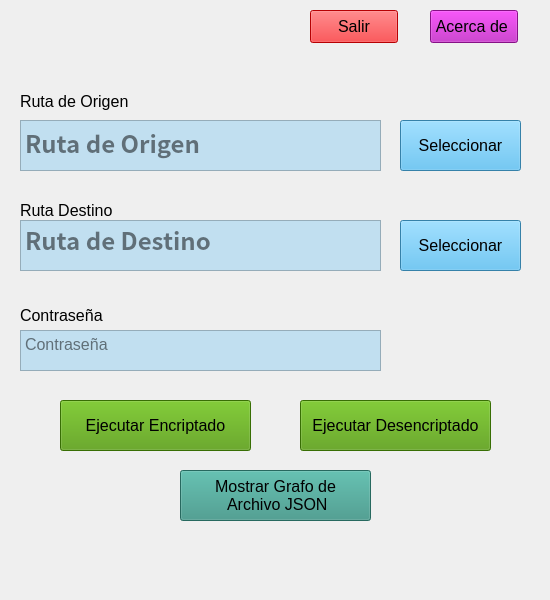
<?xml version="1.0" encoding="UTF-8"?>
<ui version="4.0">
 <class>MainWindow</class>
 <widget class="QMainWindow" name="MainWindow">
  <property name="geometry">
   <rect>
    <x>0</x>
    <y>0</y>
    <width>550</width>
    <height>600</height>
   </rect>
  </property>
  <property name="minimumSize">
   <size>
    <width>550</width>
    <height>600</height>
   </size>
  </property>
  <property name="maximumSize">
   <size>
    <width>550</width>
    <height>600</height>
   </size>
  </property>
  <property name="windowTitle">
   <string>MainWindow</string>
  </property>
  <property name="styleSheet">
   <string notr="true">border-top-color: rgb(78, 154, 6);</string>
  </property>
  <widget class="QWidget" name="centralwidget">
   <widget class="QTextEdit" name="txt_RutaOrigen">
    <property name="enabled">
     <bool>true</bool>
    </property>
    <property name="geometry">
     <rect>
      <x>20</x>
      <y>120</y>
      <width>361</width>
      <height>51</height>
     </rect>
    </property>
    <property name="sizePolicy">
     <sizepolicy hsizetype="Expanding" vsizetype="Expanding">
      <horstretch>0</horstretch>
      <verstretch>0</verstretch>
     </sizepolicy>
    </property>
    <property name="font">
     <font>
      <family>Noto Sans CJK KR</family>
      <pointsize>18</pointsize>
      <weight>75</weight>
      <bold>true</bold>
     </font>
    </property>
    <property name="focusPolicy">
     <enum>Qt::NoFocus</enum>
    </property>
    <property name="contextMenuPolicy">
     <enum>Qt::DefaultContextMenu</enum>
    </property>
    <property name="layoutDirection">
     <enum>Qt::LeftToRight</enum>
    </property>
    <property name="autoFillBackground">
     <bool>false</bool>
    </property>
    <property name="styleSheet">
     <string notr="true">background-color: rgb(193, 223, 240);</string>
    </property>
    <property name="inputMethodHints">
     <set>Qt::ImhNone</set>
    </property>
    <property name="lineWidth">
     <number>1</number>
    </property>
    <property name="midLineWidth">
     <number>0</number>
    </property>
    <property name="verticalScrollBarPolicy">
     <enum>Qt::ScrollBarAlwaysOff</enum>
    </property>
    <property name="horizontalScrollBarPolicy">
     <enum>Qt::ScrollBarAlwaysOff</enum>
    </property>
    <property name="sizeAdjustPolicy">
     <enum>QAbstractScrollArea::AdjustIgnored</enum>
    </property>
    <property name="autoFormatting">
     <set>QTextEdit::AutoNone</set>
    </property>
    <property name="tabChangesFocus">
     <bool>false</bool>
    </property>
    <property name="undoRedoEnabled">
     <bool>true</bool>
    </property>
    <property name="lineWrapMode">
     <enum>QTextEdit::NoWrap</enum>
    </property>
    <property name="html">
     <string>&lt;!DOCTYPE HTML PUBLIC &quot;-//W3C//DTD HTML 4.0//EN&quot; &quot;http://www.w3.org/TR/REC-html40/strict.dtd&quot;&gt;
&lt;html&gt;&lt;head&gt;&lt;meta name=&quot;qrichtext&quot; content=&quot;1&quot; /&gt;&lt;style type=&quot;text/css&quot;&gt;
p, li { white-space: pre-wrap; }
&lt;/style&gt;&lt;/head&gt;&lt;body style=&quot; font-family:'Noto Sans CJK KR'; font-size:18pt; font-weight:600; font-style:normal;&quot;&gt;
&lt;p style=&quot;-qt-paragraph-type:empty; margin-top:0px; margin-bottom:0px; margin-left:0px; margin-right:0px; -qt-block-indent:0; text-indent:0px;&quot;&gt;&lt;br /&gt;&lt;/p&gt;&lt;/body&gt;&lt;/html&gt;</string>
    </property>
    <property name="acceptRichText">
     <bool>true</bool>
    </property>
    <property name="textInteractionFlags">
     <set>Qt::TextSelectableByKeyboard|Qt::TextSelectableByMouse</set>
    </property>
    <property name="placeholderText">
     <string>Ruta de Origen</string>
    </property>
   </widget>
   <widget class="QTextEdit" name="txt_RutaDestino">
    <property name="enabled">
     <bool>true</bool>
    </property>
    <property name="geometry">
     <rect>
      <x>20</x>
      <y>220</y>
      <width>361</width>
      <height>51</height>
     </rect>
    </property>
    <property name="font">
     <font>
      <family>Noto Sans CJK KR</family>
      <pointsize>18</pointsize>
      <weight>75</weight>
      <bold>true</bold>
     </font>
    </property>
    <property name="focusPolicy">
     <enum>Qt::NoFocus</enum>
    </property>
    <property name="styleSheet">
     <string notr="true">background-color: rgb(193, 223, 240);</string>
    </property>
    <property name="inputMethodHints">
     <set>Qt::ImhUppercaseOnly</set>
    </property>
    <property name="verticalScrollBarPolicy">
     <enum>Qt::ScrollBarAlwaysOff</enum>
    </property>
    <property name="horizontalScrollBarPolicy">
     <enum>Qt::ScrollBarAlwaysOff</enum>
    </property>
    <property name="lineWrapMode">
     <enum>QTextEdit::NoWrap</enum>
    </property>
    <property name="html">
     <string>&lt;!DOCTYPE HTML PUBLIC &quot;-//W3C//DTD HTML 4.0//EN&quot; &quot;http://www.w3.org/TR/REC-html40/strict.dtd&quot;&gt;
&lt;html&gt;&lt;head&gt;&lt;meta name=&quot;qrichtext&quot; content=&quot;1&quot; /&gt;&lt;style type=&quot;text/css&quot;&gt;
p, li { white-space: pre-wrap; }
&lt;/style&gt;&lt;/head&gt;&lt;body style=&quot; font-family:'Noto Sans CJK KR'; font-size:18pt; font-weight:600; font-style:normal;&quot;&gt;
&lt;p style=&quot;-qt-paragraph-type:empty; margin-top:12px; margin-bottom:12px; margin-left:0px; margin-right:0px; -qt-block-indent:0; text-indent:0px; font-family:'Malgun Gothic'; font-size:24pt;&quot;&gt;&lt;br /&gt;&lt;/p&gt;&lt;/body&gt;&lt;/html&gt;</string>
    </property>
    <property name="textInteractionFlags">
     <set>Qt::TextSelectableByKeyboard|Qt::TextSelectableByMouse</set>
    </property>
    <property name="placeholderText">
     <string>Ruta de Destino</string>
    </property>
   </widget>
   <widget class="QTextEdit" name="txt_Contasenia">
    <property name="geometry">
     <rect>
      <x>20</x>
      <y>330</y>
      <width>361</width>
      <height>41</height>
     </rect>
    </property>
    <property name="font">
     <font>
      <pointsize>12</pointsize>
     </font>
    </property>
    <property name="styleSheet">
     <string notr="true">background-color: rgb(193, 223, 240);</string>
    </property>
    <property name="verticalScrollBarPolicy">
     <enum>Qt::ScrollBarAlwaysOff</enum>
    </property>
    <property name="horizontalScrollBarPolicy">
     <enum>Qt::ScrollBarAlwaysOff</enum>
    </property>
    <property name="lineWrapMode">
     <enum>QTextEdit::NoWrap</enum>
    </property>
    <property name="placeholderText">
     <string>Contraseña</string>
    </property>
   </widget>
   <widget class="QLabel" name="lb_RutaOrigen">
    <property name="geometry">
     <rect>
      <x>20</x>
      <y>86</y>
      <width>151</width>
      <height>31</height>
     </rect>
    </property>
    <property name="font">
     <font>
      <pointsize>12</pointsize>
     </font>
    </property>
    <property name="text">
     <string>Ruta de Origen</string>
    </property>
   </widget>
   <widget class="QLabel" name="lb_RutaDestino">
    <property name="geometry">
     <rect>
      <x>20</x>
      <y>200</y>
      <width>111</width>
      <height>21</height>
     </rect>
    </property>
    <property name="font">
     <font>
      <pointsize>12</pointsize>
     </font>
    </property>
    <property name="text">
     <string>Ruta Destino</string>
    </property>
   </widget>
   <widget class="QLabel" name="lb_Contrasenia">
    <property name="geometry">
     <rect>
      <x>20</x>
      <y>300</y>
      <width>111</width>
      <height>31</height>
     </rect>
    </property>
    <property name="font">
     <font>
      <pointsize>12</pointsize>
     </font>
    </property>
    <property name="text">
     <string>Contraseña</string>
    </property>
   </widget>
   <widget class="QPushButton" name="btn_AcesrcaDe">
    <property name="geometry">
     <rect>
      <x>430</x>
      <y>10</y>
      <width>88</width>
      <height>33</height>
     </rect>
    </property>
    <property name="font">
     <font>
      <pointsize>12</pointsize>
     </font>
    </property>
    <property name="styleSheet">
     <string notr="true">background-color: rgb(187, 24, 188);</string>
    </property>
    <property name="text">
     <string>Acerca de </string>
    </property>
   </widget>
   <widget class="QPushButton" name="btn_SeleccionarArchivo">
    <property name="geometry">
     <rect>
      <x>400</x>
      <y>120</y>
      <width>121</width>
      <height>51</height>
     </rect>
    </property>
    <property name="font">
     <font>
      <pointsize>12</pointsize>
     </font>
    </property>
    <property name="autoFillBackground">
     <bool>false</bool>
    </property>
    <property name="styleSheet">
     <string notr="true">background-color: rgb(74, 180, 237);</string>
    </property>
    <property name="text">
     <string>Seleccionar</string>
    </property>
   </widget>
   <widget class="QPushButton" name="btn_SeleccionarDestino">
    <property name="geometry">
     <rect>
      <x>400</x>
      <y>220</y>
      <width>121</width>
      <height>51</height>
     </rect>
    </property>
    <property name="font">
     <font>
      <pointsize>12</pointsize>
     </font>
    </property>
    <property name="styleSheet">
     <string notr="true">background-color: rgb(74, 180, 237);</string>
    </property>
    <property name="text">
     <string>Seleccionar</string>
    </property>
   </widget>
   <widget class="QPushButton" name="btn_EjecutarEncriptado">
    <property name="geometry">
     <rect>
      <x>60</x>
      <y>400</y>
      <width>191</width>
      <height>51</height>
     </rect>
    </property>
    <property name="font">
     <font>
      <pointsize>12</pointsize>
     </font>
    </property>
    <property name="styleSheet">
     <string notr="true">background-color: rgb(78, 154, 6);</string>
    </property>
    <property name="text">
     <string>Ejecutar Encriptado</string>
    </property>
   </widget>
   <widget class="QPushButton" name="btn_EjecutarDesencriptdo">
    <property name="geometry">
     <rect>
      <x>300</x>
      <y>400</y>
      <width>191</width>
      <height>51</height>
     </rect>
    </property>
    <property name="font">
     <font>
      <pointsize>12</pointsize>
     </font>
    </property>
    <property name="styleSheet">
     <string notr="true">background-color: rgb(78, 154, 6);</string>
    </property>
    <property name="text">
     <string>Ejecutar Desencriptado</string>
    </property>
   </widget>
   <widget class="QPushButton" name="btn_MostrarGrafo">
    <property name="geometry">
     <rect>
      <x>180</x>
      <y>470</y>
      <width>191</width>
      <height>51</height>
     </rect>
    </property>
    <property name="font">
     <font>
      <pointsize>12</pointsize>
     </font>
    </property>
    <property name="styleSheet">
     <string notr="true">background-color: rgb(54, 147, 133);</string>
    </property>
    <property name="text">
     <string>Mostrar Grafo de 
 Archivo JSON</string>
    </property>
   </widget>
   <widget class="QPushButton" name="btn_Salir">
    <property name="geometry">
     <rect>
      <x>310</x>
      <y>10</y>
      <width>88</width>
      <height>33</height>
     </rect>
    </property>
    <property name="font">
     <font>
      <pointsize>12</pointsize>
     </font>
    </property>
    <property name="styleSheet">
     <string notr="true">color: rgb(0, 0, 0);
background-color: rgb(255, 0, 4);</string>
    </property>
    <property name="text">
     <string>Salir</string>
    </property>
   </widget>
  </widget>
  <widget class="QStatusBar" name="statusbar"/>
 </widget>
 <resources/>
 <connections/>
</ui>
